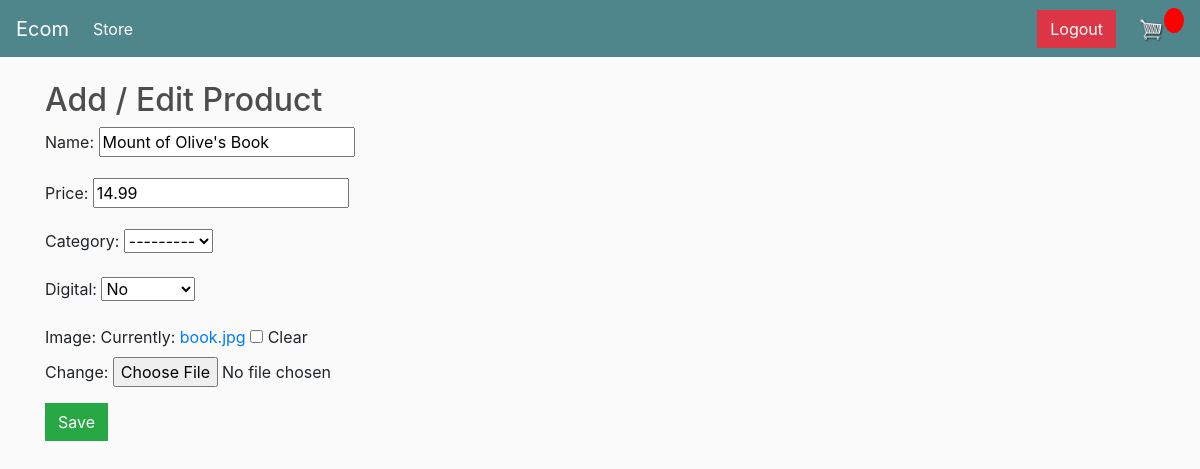
The app's page /products/edit/2/ (signed in) with its own data.
### store/models.py (models this page shows, shortened)
class Product(models.Model):
    name = models.CharField(max_length=200)
    category = models.ForeignKey(Category, on_delete=models.SET_NULL, null=True, blank=True)
    price = models.FloatField()
    digital = models.BooleanField(default=False, null=True, blank=True)
    image = models.ImageField(null=True, blank=True)

### store/views.py (the view)
# urls.py: path('products/edit/<int:pk>/', views.product_update, name='product_update'),
@login_required(login_url='login')
def product_update(request, pk):
    product = get_object_or_404(Product, id=pk)
    form = ProductForm(request.POST or None, request.FILES or None, instance=product)
    if form.is_valid():
        form.save()
        return redirect('product_list')
    return render(request, 'store/product_form.html', {'form': form})

### store/forms.py
class ProductForm(forms.ModelForm):
    class Meta:
        model = Product
        fields = ['name', 'price', 'category', 'digital', 'image']

### store/templates/store/product_form.html (shortened to what this page needs)
{% extends 'store/main.html' %}
{% block content %}
<h2>Add / Edit Product</h2>
<form method="POST" enctype="multipart/form-data">
  {{ form.as_p }}
  <button type="submit" class="btn btn-success">Save</button>
</form>
{% endblock %}

### static/css/main.css (style rules this page uses)
body { background-color: hsl(0, 0%, 98%); }
h1,h2,h3,h4,h5,h6 { color:hsl(0, 0%, 30%); }
.btn { border-radius: 0; }

### records on screen
Product: name "Mount of Olive's Book", price "14.99", category "---------", digital "No"
